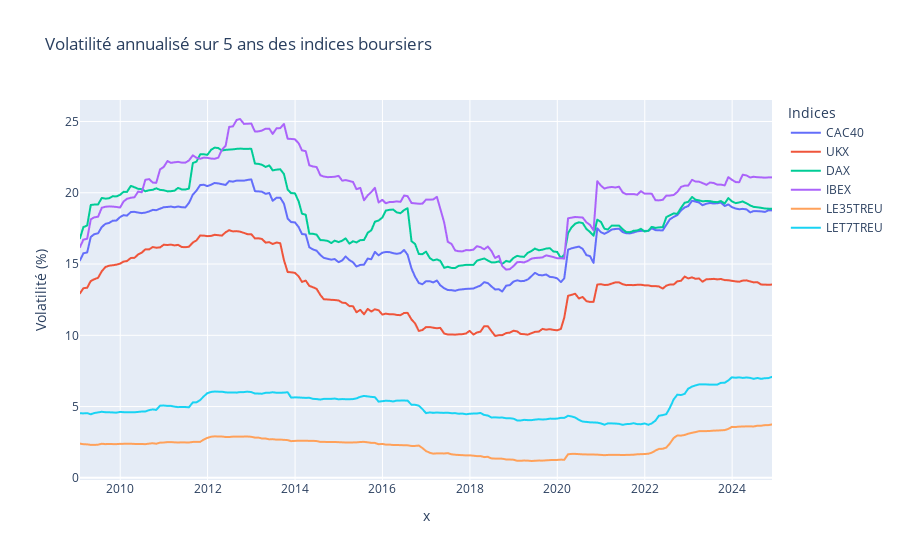

The notebook cell this image was saved under:
### Code cell
fig = px.line(vol_5yr.dropna(), x=vol_5yr.dropna().index, y=indexes,
              title="Volatilité annualisé sur 5 ans des indices boursiers",
              labels={"value": "Volatilité (%)", "variable": "Indices", "Date": "Date"})
fig.show()

### Figure 1 — Plotly figure (JSON) as saved in the notebook; plotly's stock layout.template omitted (floating-point values rounded to 4 significant figures; data arrays with more than 128 entries replaced by an {"elided": "..."} marker saying what was removed)
{"data": [{"hovertemplate": "Indices=CAC40<br>x=%{x}<br>Volatilité (%)=%{y}<extra></extra>", "legendgroup": "CAC40", "line": {"color": "#636efa", "dash": "solid"}, "marker": {"symbol": "circle"}, "mode": "lines", "name": "CAC40", "showlegend": true, "type": "scattergl", "x": {"elided": "191 str values"}, "xaxis": "x", "y": {"elided": "191 float values"}, "yaxis": "y"}, {"hovertemplate": "Indices=UKX<br>x=%{x}<br>Volatilité (%)=%{y}<extra></extra>", "legendgroup": "UKX", "line": {"color": "#EF553B", "dash": "solid"}, "marker": {"symbol": "circle"}, "mode": "lines", "name": "UKX", "showlegend": true, "type": "scattergl", "x": {"elided": "191 str values"}, "xaxis": "x", "y": {"elided": "191 float values"}, "yaxis": "y"}, {"hovertemplate": "Indices=DAX<br>x=%{x}<br>Volatilité (%)=%{y}<extra></extra>", "legendgroup": "DAX", "line": {"color": "#00cc96", "dash": "solid"}, "marker": {"symbol": "circle"}, "mode": "lines", "name": "DAX", "showlegend": true, "type": "scattergl", "x": {"elided": "191 str values"}, "xaxis": "x", "y": {"elided": "191 float values"}, "yaxis": "y"}, {"hovertemplate": "Indices=IBEX<br>x=%{x}<br>Volatilité (%)=%{y}<extra></extra>", "legendgroup": "IBEX", "line": {"color": "#ab63fa", "dash": "solid"}, "marker": {"symbol": "circle"}, "mode": "lines", "name": "IBEX", "showlegend": true, "type": "scattergl", "x": {"elided": "191 str values"}, "xaxis": "x", "y": {"elided": "191 float values"}, "yaxis": "y"}, {"hovertemplate": "Indices=LE35TREU<br>x=%{x}<br>Volatilité (%)=%{y}<extra></extra>", "legendgroup": "LE35TREU", "line": {"color": "#FFA15A", "dash": "solid"}, "marker": {"symbol": "circle"}, "mode": "lines", "name": "LE35TREU", "showlegend": true, "type": "scattergl", "x": {"elided": "191 str values"}, "xaxis": "x", "y": {"elided": "191 float values"}, "yaxis": "y"}, {"hovertemplate": "Indices=LET7TREU<br>x=%{x}<br>Volatilité (%)=%{y}<extra></extra>", "legendgroup": "LET7TREU", "line": {"color": "#19d3f3", "dash": "solid"}, "marker": {"symbol": "circle"}, "mode": "lines", "name": "LET7TREU", "showlegend": true, "type": "scattergl", "x": {"elided": "191 str values"}, "xaxis": "x", "y": {"elided": "191 float values"}, "yaxis": "y"}], "layout": {"legend": {"title": {"text": "Indices"}, "tracegroupgap": 0}, "title": {"text": "Volatilité annualisé sur 5 ans des indices boursiers"}, "xaxis": {"anchor": "y", "domain": [0, 1], "title": {"text": "x"}}, "yaxis": {"anchor": "x", "domain": [0, 1], "title": {"text": "Volatilité (%)"}}}}
